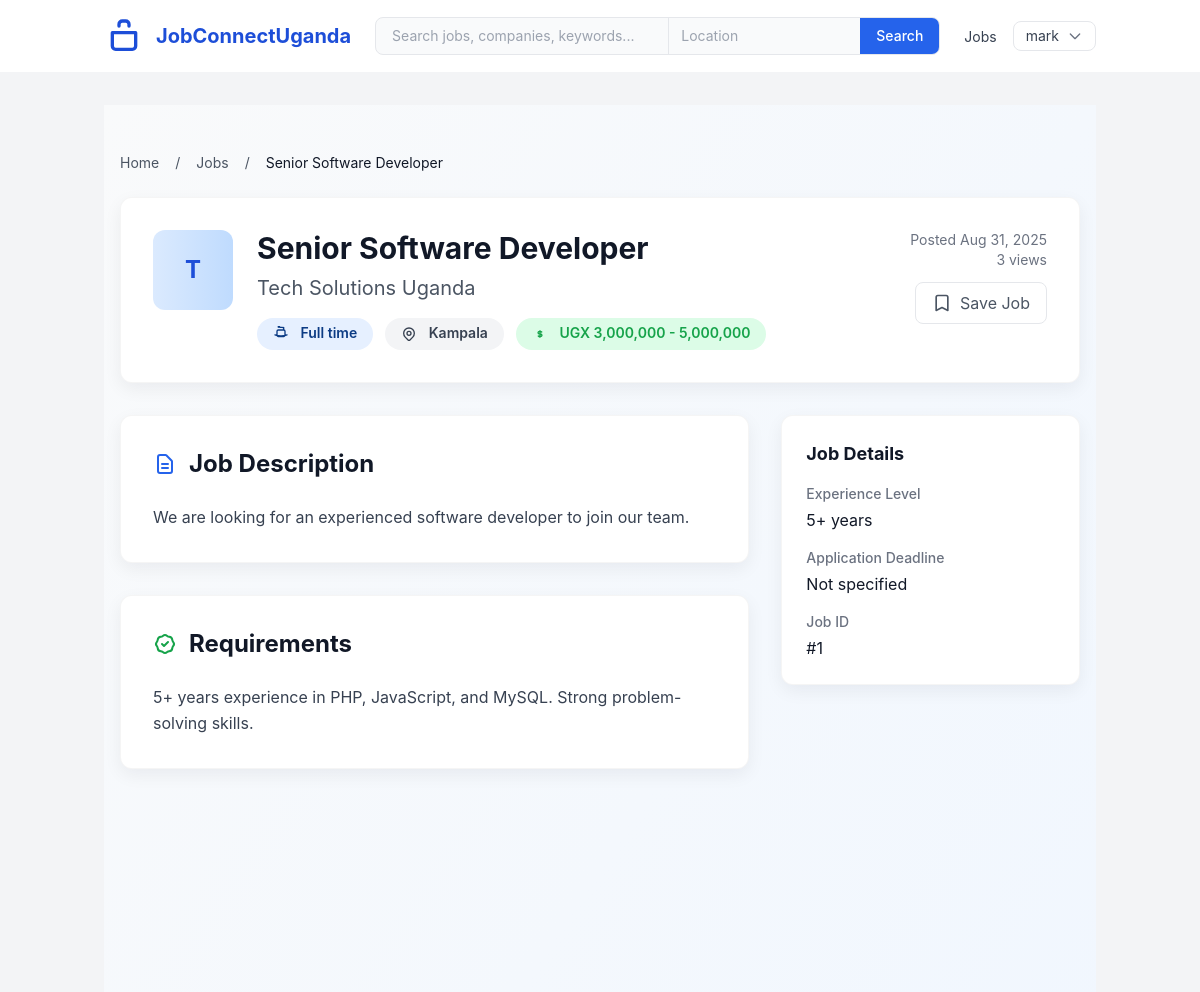
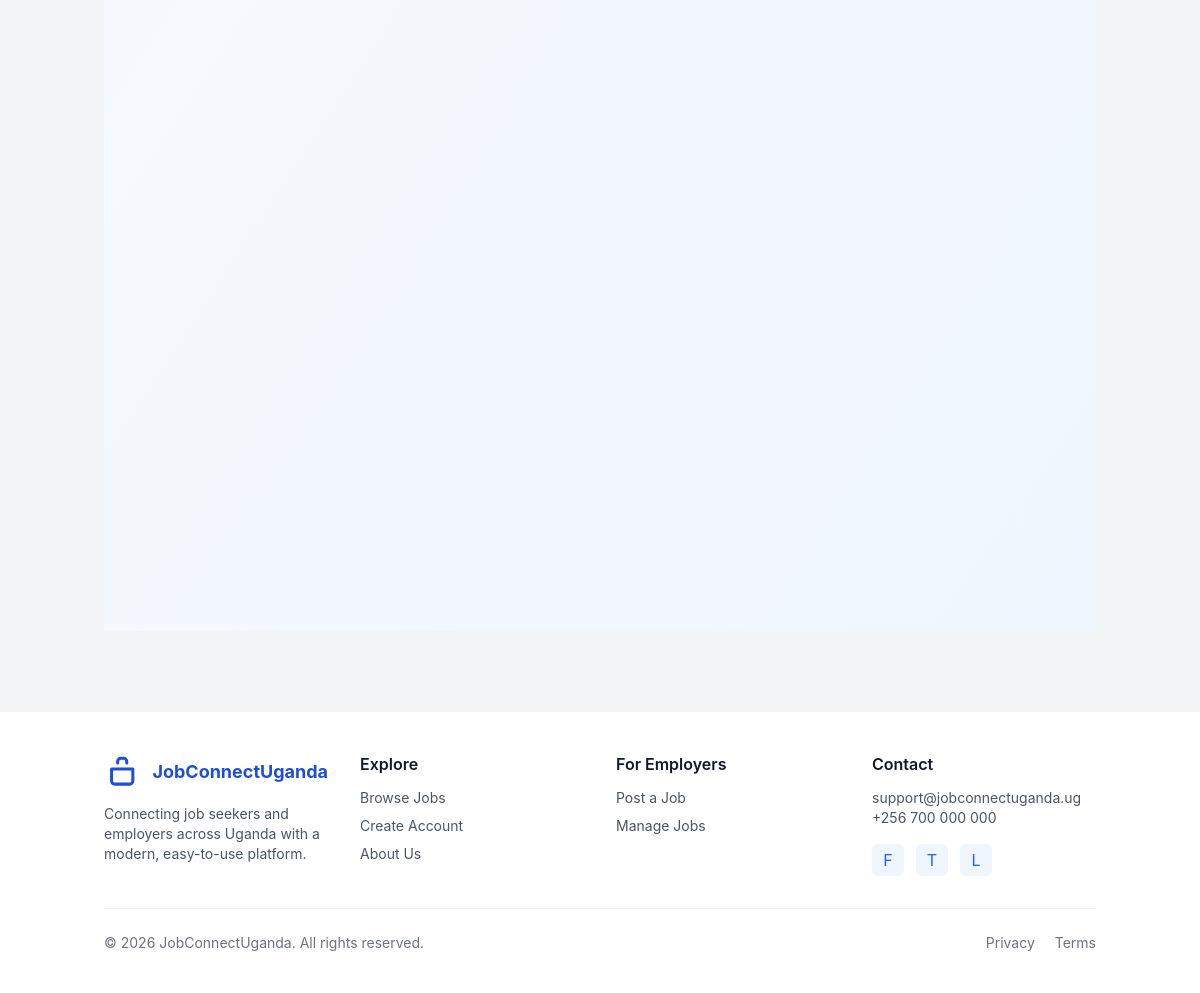
The app's page /job-details.php?id=1 (signed in) with its own data (2 pictures, top to bottom).
### tables this page shows
CREATE TABLE jobs (
    job_id INTEGER PRIMARY KEY AUTOINCREMENT,
    employer_id INTEGER NOT NULL,
    title TEXT NOT NULL,
    description TEXT NOT NULL,
    requirements TEXT NOT NULL,
    location TEXT NOT NULL,
    job_type TEXT CHECK(job_type IN ('full_time', 'part_time', 'contract', 'internship', 'temporary')) NOT NULL,
    salary_range TEXT,
    experience_level TEXT,
    posted_at DATETIME DEFAULT CURRENT_TIMESTAMP,
    deadline DATE,
    is_active INTEGER DEFAULT 1,
    views INTEGER DEFAULT 0,
    FOREIGN KEY (employer_id) REFERENCES employers(employer_id) ON DELETE CASCADE
);

CREATE TABLE employers (
    employer_id INTEGER PRIMARY KEY AUTOINCREMENT,
    user_id INTEGER NOT NULL,
    company_name TEXT NOT NULL,
    company_description TEXT,
    industry TEXT,
    website TEXT,
    logo TEXT,
    location TEXT,
    FOREIGN KEY (user_id) REFERENCES users(user_id) ON DELETE CASCADE
);

### Includes/functions.php (called while the page is built, shortened)
<?php
function getJobDetails($pdo, $job_id) {
    $stmt = $pdo->prepare("SELECT j.*, e.company_name, e.logo FROM jobs j JOIN employers e ON j.employer_id = e.employer_id WHERE j.job_id = ?");
    $stmt->execute([$job_id]);
    return $stmt->fetch();
}
function isJobSaved($pdo, $job_id, $user_id) {
    $stmt = $pdo->prepare("SELECT COUNT(*) FROM saved_jobs WHERE job_id = ? AND user_id = ?");
    $stmt->execute([$job_id, $user_id]);
    return $stmt->fetchColumn() > 0;
}
?>

### Includes/auth.php (called while the page is built, shortened)
<?php
function isLoggedIn() {
    return isset($_SESSION['user_id']);
}
function isJobSeeker() {
    return isLoggedIn() && $_SESSION['user_type'] === 'job_seeker';
}
?>

### job-details.php (the view, shortened to what this page needs)
<?php
require_once 'Includes/config.php';
$job_id = (int)$_GET['id'];
$job = getJobDetails($pdo, $job_id);
$isSaved = false;
if (isLoggedIn() && isJobSeeker()) {
    $isSaved = isJobSaved($pdo, $job_id, $_SESSION['user_id']);
}
require_once 'Includes/header.php';
?>
<section class="py-12 bg-gradient-to-br from-gray-50 to-blue-50">
    <div class="container mx-auto px-4">
        <nav class="mb-6 fade-up" aria-label="Breadcrumb">
            <ol class="flex items-center space-x-2 text-sm text-gray-600">
                <li><a href="<?php echo BASE_URL; ?>" class="hover:text-blue-600">Home</a></li>
                <li><span class="mx-2">/</span></li>
                <li><a href="<?php echo BASE_URL; ?>/jobs.php" class="hover:text-blue-600">Jobs</a></li>
                <li><span class="mx-2">/</span></li>
                <li class="text-gray-900"><?php echo htmlspecialchars($job['title']); ?></li>
            </ol>
        </nav>
        <div class="card p-8 mb-8 slide-in-left">
            <div class="flex flex-col lg:flex-row lg:items-start justify-between gap-6">
                <div class="flex items-start gap-6">
                    <?php if ($job['logo']): ?>
                        <div class="w-20 h-20 rounded-xl bg-white shadow-sm p-3 flex items-center justify-center">
                            <img src="<?php echo BASE_URL; ?>/Assets/uploads/logos/<?php echo $job['logo']; ?>" alt="<?php echo $job['company_name']; ?>" class="w-full h-full object-contain">
                        </div>
                    <?php else: ?>
                        <div class="w-20 h-20 bg-gradient-to-r from-blue-100 to-blue-200 rounded-xl flex items-center justify-center">
                            <span class="text-2xl font-bold text-blue-700"><?php echo substr($job['company_name'], 0, 1); ?></span>
                        </div>
                    <?php endif; ?>
                    <div class="flex-1">
                        <h1 class="text-3xl font-bold text-gray-900 mb-2"><?php echo htmlspecialchars($job['title']); ?></h1>
                        <p class="text-xl text-gray-600 mb-4"><?php echo htmlspecialchars($job['company_name']); ?></p>
                        <div class="flex flex-wrap gap-3">
                            <span class="badge" style="background:#e6f0ff;color:#0b3b84;padding:8px 16px;font-size:0.875rem">
                                <?php echo ucfirst(str_replace('_', ' ', $job['job_type'])); ?>
                            </span>
                            <span class="badge" style="background:#f3f4f6;color:#374151;padding:8px 16px;font-size:0.875rem">
                                <?php echo htmlspecialchars($job['location']); ?>
                            </span>
                            <?php if ($job['salary_range']): ?>
                                <span class="badge" style="background:#dcfce7;color:#16a34a;padding:8px 16px;font-size:0.875rem">
                                    <svg class="w-4 h-4 inline mr-2" fill="none" stroke="currentColor" viewBox="0 0 24 24">
                                        <path stroke-linecap="round" stroke-linejoin="round" stroke-width="2" d="M12 8c-1.657 0-3 .895-3 2s1.343 2 3 2 3 .895 3 2-1.343 2-3 2m0-8c1.11 0 2.08.402 2.599 1M12 8V7m0 1v8m0 0v1m0-1c-1.11 0-2.08-.402-2.599-1"></path>
                                    </svg>
                                    <?php echo htmlspecialchars($job['salary_range']); ?>
                                </span>
                            <?php endif; ?>
                        </div>
                    </div>
                </div>
                <div class="flex flex-col items-end gap-3">
                    <div class="text-right">
                        <p class="text-sm text-gray-500">Posted <?php echo date('M j, Y', strtotime($job['posted_at'])); ?></p>
                        <p class="text-sm text-gray-500"><?php echo number_format($job['views']); ?> views</p>
                    </div>
                    <?php if (isLoggedIn() && isJobSeeker()): ?>
                        <form method="POST" class="inline-block">
                            <button type="submit" name="toggle_save" class="flex items-center gap-2 px-4 py-2 rounded-lg border transition-colors <?php echo $isSaved ? 'bg-blue-50 border-blue-200 text-blue-600' : 'bg-white border-gray-200 text-gray-600 hover:text-blue-600'; ?>">
                                <svg class="w-5 h-5" fill="<?php echo $isSaved ? 'currentColor' : 'none'; ?>" stroke="currentColor" viewBox="0 0 24 24">
                                    <path stroke-linecap="round" stroke-linejoin="round" stroke-width="2" d="M5 5a2 2 0 012-2h10a2 2 0 012 2v16l-7-3.5L5 21V5z"></path>
                                </svg>
                                <?php echo $isSaved ? 'Saved' : 'Save Job'; ?>
                            </button>
                        </form>
                    <?php endif; ?>
                </div>
            </div>
        </div>
        <div class="grid grid-cols-1 lg:grid-cols-3 gap-8">
            <div class="lg:col-span-2 space-y-8">
                <div class="card p-8 fade-up">
                    <h2 class="text-2xl font-bold text-gray-900 mb-6 flex items-center">
                        <svg class="w-6 h-6 mr-3 text-blue-600" fill="none" stroke="currentColor" viewBox="0 0 24 24">
                            <path stroke-linecap="round" stroke-linejoin="round" stroke-width="2" d="M9 12h6m-6 4h6m2 5H7a2 2 0 01-2-2V5a2 2 0 012-2h5.586a1 1 0 01.707.293l5.414 5.414a1 1 0 01.293.707V19a2 2 0 01-2 2z"></path>
                        </svg>
                        Job Description
                    </h2>
                    <div class="prose max-w-none text-gray-700 leading-relaxed">
                        <?php echo nl2br(htmlspecialchars($job['description'])); ?>
                    </div>
                </div>
                <div class="card p-8 fade-up" style="transition-delay: 0.1s">
                    <h2 class="text-2xl font-bold text-gray-900 mb-6 flex items-center">
                        Requirements
                    </h2>
                    <div class="prose max-w-none text-gray-700 leading-relaxed">
                        <?php echo nl2br(htmlspecialchars($job['requirements'])); ?>
                    </div>
                </div>
            </div>
            <div class="lg:col-span-1 space-y-6">
                <div class="card p-6 fade-up" style="transition-delay: 0.2s">
                    <h3 class="text-lg font-bold text-gray-900 mb-4">Job Details</h3>
                    <div class="space-y-4">
                        <div>
                            <dt class="text-sm font-medium text-gray-500 mb-1">Experience Level</dt>
                            <dd class="text-gray-900"><?php echo $job['experience_level'] ?: 'Not specified'; ?></dd>
                        </div>
                        <div>
                            <dt class="text-sm font-medium text-gray-500 mb-1">Application Deadline</dt>
                            <dd class="text-gray-900"><?php echo $job['deadline'] ? date('M j, Y', strtotime($job['deadline'])) : 'Not specified'; ?></dd>
                        </div>
                        <div>
                            <dt class="text-sm font-medium text-gray-500 mb-1">Job ID</dt>
                            <dd class="text-gray-900">#<?php echo $job['job_id']; ?></dd>
                        </div>
                    </div>
                </div>
            </div>
        </div>
    </div>
</section>
<?php require_once 'Includes/footer.php'; ?>

### Assets/CSS/styles.css (style rules this page uses)
body { font-family: 'Inter', -apple-system, BlinkMacSystemFont, 'Segoe UI', Roboto, Oxygen, Ubuntu, Cantarell, 'Open Sans', 'Helvetica Neue', sans-serif; line-height: 1.6; }
.prose { max-width: 65ch; }
.card { transition: transform 0.2s ease, box-shadow 0.2s ease; }
.badge { display: inline-block; padding: 0.25rem 0.5rem; font-size: 0.75rem; font-weight: 600; line-height: 1; text-align: center; white-space: nowrap; vertical-align: baseline; border-radius: 0.25rem; }
:root { --brand-blue: #1e40af; --brand-blue-600: #2563eb; --muted: #6b7280; --bg: #f8fafc; --success: #10b981; }
html,body { font-family:Inter, ui-sans-serif, system-ui, -apple-system, 'Segoe UI', Roboto, 'Helvetica Neue', Arial; background:var(--bg); color:#111827; }
.card { background:#fff;border-radius:12px;box-shadow:0 6px 18px rgba(17,24,39,0.06);border:1px solid rgba(2,6,23,0.04); }
.rounded-lg { border-radius:12px }
.badge { display:inline-block;padding:6px 10px;border-radius:999px;font-size:0.75rem }
.fade-up { opacity: 0; transform: translateY(30px); transition: opacity 0.6s ease-out, transform 0.6s ease-out; }
.fade-up.revealed { opacity: 1; transform: translateY(0); }

### job-details.php (style rules this page uses)
.fade-up { opacity: 0; transform: translateY(30px); transition: opacity 0.6s ease-out, transform 0.6s ease-out; }
.fade-up.revealed { opacity: 1; transform: translateY(0); }
.slide-in-left { opacity: 0; transform: translateX(-30px); transition: opacity 0.5s ease-out, transform 0.5s ease-out; }
.slide-in-left.revealed { opacity: 1; transform: translateX(0); }

### records on screen
jobs: title "Senior Software Developer", employer.company_name "T", employer.company_name "Tech Solutions Uganda", job_type "Full time", location "Kampala", salary_range "UGX 3,000,000 - 5,000,000", posted_at "Aug 31, 2025", views "3", description "We are looking for an experienced software developer to join our team.", requirements "5+ years experience in PHP, JavaScript, and MySQL. Strong problem-solving skills.", experience_level "5+ years", job_id "1"

### other values on screen
$_SESSION['first_name'] "mark"
